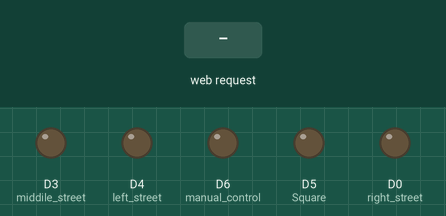
Recording of a sketch running on a simulated ESP8266 (NodeMCU). Shown: output pins drawn as LEDs (lit = HIGH). Inputs (shaded band) come from the test bench. WiFi joins after 1.5 s; servers stay silent unless stated; what the sketch prints to the serial monitor is not drawn.

Above: at 3.2 s.
3.3 s: HTTP request GET /manual_on received
At 4.5 s:
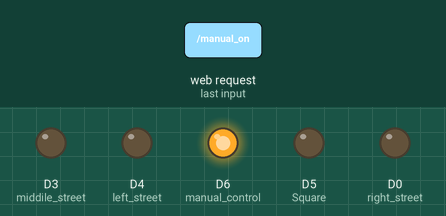
5.3 s: HTTP request GET /Square_on received
At 6.8 s:
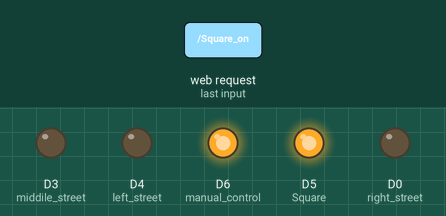
8.0 s: HTTP request GET /manual_off received
At 9.1 s:
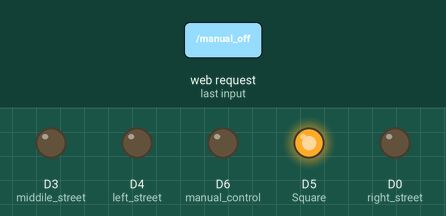
10.0 s: HTTP request GET /right_street_on received
At 11.5 s:
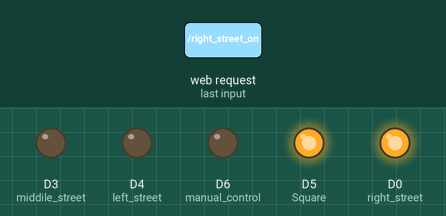
12.5 s: HTTP request GET /Square_off received
At 13.8 s:
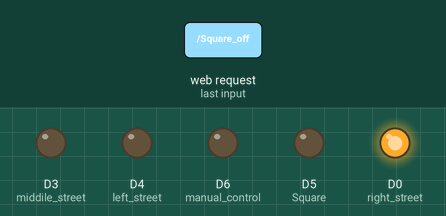
14.5 s: HTTP request GET /left_street_on received
At 16.1 s:
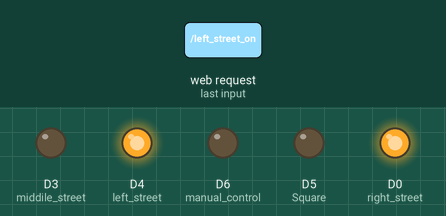
Timing chart, 0 to 17.6 s (numbered marks = the images above; inputs shaded):
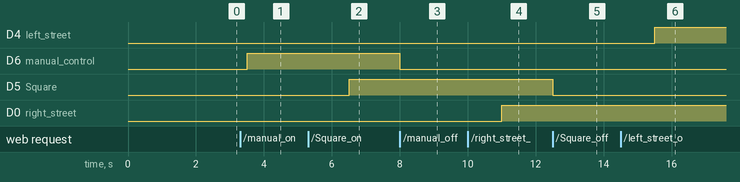

The sketch:

sketch_esplast.ino
```cpp
#include <ESP8266WiFi.h>
#include <ESP8266WebServer.h>

#include <ThingSpeak.h>
WiFiClient client;

unsigned long myChannelNumber = 2507252;
//https://thingspeak.com/channels/2507252
const char * myWriteAPIKey = "54B6HONPCUZYQ4CU";

const char * myReadAPIKey = "9EECIXOZNYO5MO6K";

//SSID &PASSWORD
const char *ssid = "HW-4G-SW";
const char *password = "120012001200";

ESP8266WebServer server(80);


uint8_t manual_control = D6;
uint8_t Square = D5;
uint8_t right_street = D0;
uint8_t left_street = D4;
uint8_t middile_street = D3;

bool manual_control_status=false, Square_status=false, right_street_status=false, left_street_status=false, middile_street_status=false;

void setup() {

  //Starting the serial communication channel
  Serial.begin(115200);
  Serial.println();
  Serial.print("Connecting to ");
  Serial.print(ssid);

 //Output mode for the LED Pins
  pinMode(manual_control,OUTPUT);
  pinMode(Square,OUTPUT);
  pinMode(right_street,OUTPUT);
  pinMode(left_street,OUTPUT);
  pinMode(middile_street,OUTPUT);

  //Connecting to the local WiFi network
  WiFi.begin(ssid,password);
  ThingSpeak.begin(client);


  //Keep checking the WiFi status until it is connected to the wifi network

  while(WiFi.status()!=WL_CONNECTED)
  {
    delay(1000);
    Serial.print(".");
  }
  Serial.println("");
  Serial.print("WiFi Connected with IP Address: ");
  Serial.println(WiFi.localIP());

  //Specifying the functions which will be executed upon corresponding GET request from the client
  server.on("/",handle_OnConnect);
  server.on("/manual_on",handle_manual_on);
  server.on("/manual_off",handle_manual_off);
  server.on("/Square_on",handle_Square_on);
  server.on("/Square_off",handle_Square_off);
  server.on("/right_street_on",handle_right_street_on);
  server.on("/right_street_off",handle_right_street_off);
  server.on("/left_street_on",handle_left_street_on);
  server.on("/left_street_off",handle_left_street_off);
  server.on("/middile_street_on",handle_middile_street_on);
  server.on("/middile_street_off",handle_middile_street_off);
  server.onNotFound(handle_NotFound);

  //Starting the Server
  server.begin();
  Serial.println("HTTP Server Started");
}

void loop() {

  if(WiFi.status()==WL_CONNECTED)
  //Check if ESP8266 is still connected to the internet
  {
    //Assign the server to handle the clients
    server.handleClient();

    //Turn the LEDs ON/OFF as per their status set by the connected client

    //LED1
    if(manual_control_status==false)
    {
      digitalWrite(manual_control,LOW);
    }
    else
    {
      digitalWrite(manual_control,HIGH);
    }

    //LED2
    if(Square_status==false)
    {
      digitalWrite(Square,LOW);
    }
    else
    {
      digitalWrite(Square,HIGH);
    }

    //LED3
    if(right_street_status==false)
    {
      digitalWrite(right_street,LOW);
    }
    else
    {
      digitalWrite(right_street,HIGH);
    }

    //LED4
    if(left_street_status==false)
    {
      digitalWrite(left_street,LOW);
    }
    else
    {
      digitalWrite(left_street,HIGH);
    }
    if(middile_street_status==false)
    {
      digitalWrite(middile_street,LOW);
    }
    else
    {
      digitalWrite(middile_street,HIGH);
    }
    ThingSpeak.writeField(myChannelNumber, 1,manual_control, myWriteAPIKey);
    ThingSpeak.writeField(myChannelNumber, 2,right_street, myWriteAPIKey);
    ThingSpeak.writeField(myChannelNumber, 3,middile_street, myWriteAPIKey);
    ThingSpeak.writeField(myChannelNumber, 4,left_street, myWriteAPIKey);
    ThingSpeak.writeField(myChannelNumber, 5,Square, myWriteAPIKey);
  }
  else
  {
    Serial.println("WiFi Disconnected!!!");
    Serial.print("Trying to establish the connection...");

    //Keep checking the WiFi status until it is connected to the wifi network
    while(WiFi.status()!=WL_CONNECTED)
    {
      delay(1000);
      Serial.print(".");
    }
    Serial.println("");
    Serial.print("WiFi Connected with IP Address: ");
    Serial.println(WiFi.localIP());
  }
}


void handle_OnConnect()
{
  Serial.println("Client Connected");
  server.send(200, "text/html", HTML());
}

void handle_manual_on()
{
  Serial.println("manual_on");
  Serial.println("GPIO6 Status: ON");
  Serial.println("");
  manual_control_status=true;
  server.send(200, "text/html", HTML());
}

void handle_manual_off()
{
  Serial.println("manual_off");
  Serial.println("GPIO6 Status: OFF");
  Serial.println("");
  manual_control_status=false;
  server.send(200, "text/html", HTML());
}

void handle_Square_on()
{
  Serial.println("Square_on");
  Serial.println("GPIO5 Status: ON");
  Serial.println("");
  Square_status=true;
  server.send(200, "text/html", HTML());
}

void handle_Square_off()
{
  Serial.println("Square_OFF");
  Serial.println("GPIO5 Status: OFF");
  Serial.println("");
  Square_status=false;
  server.send(200, "text/html", HTML());
}

void handle_right_street_on()
{
  Serial.println("right_street_on");
  Serial.println("GPIO0 Status: OFF");
  Serial.println("");
  right_street_status=true;
  server.send(200, "text/html", HTML());
}

void handle_right_street_off()
{
  Serial.println("right_street_OFF");
  Serial.println("GPIO0 Status: OFF");
  Serial.println("");
  right_street_status=false;
  server.send(200, "text/html", HTML());
}

void handle_left_street_on()
{
  Serial.println("left_street_on");
  Serial.println("GPIO4 Status: ON");
  Serial.println("");
  left_street_status=true;
  server.send(200, "text/html", HTML());
}

void handle_left_street_off()
{
  Serial.println("left_street_off");
  Serial.println("GPIO4 Status: Off");
  Serial.println("");
  left_street_status=false;
  server.send(200, "text/html", HTML());
}

void handle_middile_street_on()
{
  Serial.println("middile_street_on");
  Serial.println("GPIO3 Status: ON");
  Serial.println("");
  middile_street_status=true;
  server.send(200, "text/html", HTML());
}

void handle_middile_street_off()
{
  Serial.println("middile_street_off");
  Serial.println("GPIO3 Status: Off");
  Serial.println("");
  middile_street_status=false;
  server.send(200, "text/html", HTML());
}

void handle_NotFound()
{
  server.send(404, "text/plain", "Not found");
}

String HTML()
{
  String msg="<!DOCTYPE html> <html>\n";
  msg+="<head><meta name=\"viewport\" content=\"width=device-width, initial-scale=1.0, user-scalable=no\">\n";
  msg+="<title>Smart System control</title>\n";
  msg+="<img src=\"https://i.ibb.co/mybNHVD/Whats-App-Image-2024-05-11-at-9-16-59-PM.jpg\">";
  msg+="<style>html{font-family:Helvetica; display:inline-block; margin:0px auto; text-align:center;}\n";
  msg+="body{margin-top: 50px;} h1{color: #444444; margin: 50px auto 30px;} h3{color:#444444; margin-bottom: 50px;}\n";
  msg+=".button {display: block;width: 160px;background-color: #1abc9c;border: none;color: white;padding: 13px 30px;text-decoration: none;font-size: 25px;margin: 0px auto 35px;cursor: pointer;border-radius: 4px;}\n";
  msg+=".button-on{background-color:#f48100;}\n";
  msg+=".button-on:active{background-color:#f48100;}\n";
  msg+=".button-off{background-color:#26282d;}\n";
  msg+=".button-off:active{background-color:#26282d;}\n";
  msg+="</style>\n";
  msg+="</head>\n";
  msg+="<body>\n";
  //msg+="<h1>ESP8266 Web Server</h1>\n";
  //msg+="<h3>Using Station (STA) Mode</h3>\n";

  msg +="<p>Send Email to consult company:</p><a class=\"button button-on\" href=\"https://mail.google.com/mail/u/0/#inbox?compose=DmwnWrRttWXnschZLJGxbsqdcwwsdzbJhpDcrbsQjFSHnpSKkrDrwhlmDMkZHmjGwGLNPkXcbBHb\">Send complaint</a>\n";
  msg +="<p>open thingspeak</p><a class=\"button button-on\" href=\"https://thingspeak.com/channels/2507252\">openthingspeak</a>\n";


  if(manual_control_status==false)
  {
    msg+="<p>manual_control_status: OFF</p><a class=\"button button-on\" href=\"/manual_on\">ON</a>\n";
  }
  else
  {
    msg+="<p>manual_control_status: ON</p><a class=\"button button-off\" href=\"/manual_off\">OFF</a>\n";
  }

  if(Square_status==false)
  {
    msg+="<p>Square_status: OFF</p><a class=\"button button-on\" href=\"/Square_on\">ON</a>\n";
  }
  else
  {
    msg+="<p>Square_status: ON</p><a class=\"button button-off\" href=\"/Square_off\">OFF</a>\n";
  }

  if(right_street_status==false)
  {
    msg+="<p>right_street_status: OFF</p><a class=\"button button-on\" href=\"/right_street_on\">ON</a>\n";
  }
  else
  {
    msg+="<p>right_street_status: ON</p><a class=\"button button-off\" href=\"/right_street_off\">OFF</a>\n";
  }

  if(left_street_status==false)
  {
    msg+="<p>left_street_status: OFF</p><a class=\"button button-on\" href=\"/left_street_on\">ON</a>\n";
  }
  else
  {
    msg+="<p>left_street_status: ON</p><a class=\"button button-off\" href=\"/left_street_off\">OFF</a>\n";
  }

  if(middile_street_status==false)
  {
    msg+="<p>middile_street_status: OFF</p><a class=\"button button-on\" href=\"/middile_street_on\">ON</a>\n";
  }
  else
  {
    msg+="<p>middile_street_status: ON</p><a class=\"button button-off\" href=\"/middile_street_off\">OFF</a>\n";
  }
  msg+="</body>\n";
  msg+="</html>\n";
  return msg;
}
```

Measured:
- after the input at 3.3 s, D6 (manual_control): LOW → HIGH after 0.20 s
- after the input at 5.3 s, D5 (Square): LOW → HIGH after 1.2 s
- after the input at 8.0 s, D6 (manual_control): HIGH → LOW at once
- after the input at 10.0 s, D0 (right_street): LOW → HIGH after 1.0 s
- after the input at 12.5 s, D5 (Square): HIGH → LOW at once
- after the input at 14.5 s, D4 (left_street): LOW → HIGH after 1.0 s
